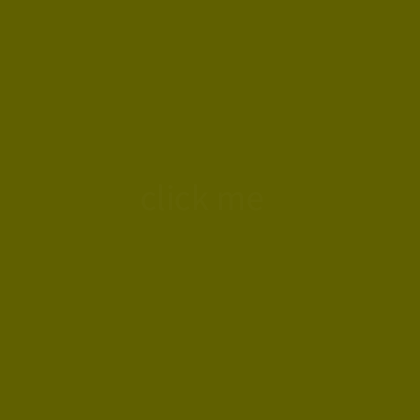
Frame 1 (no input)
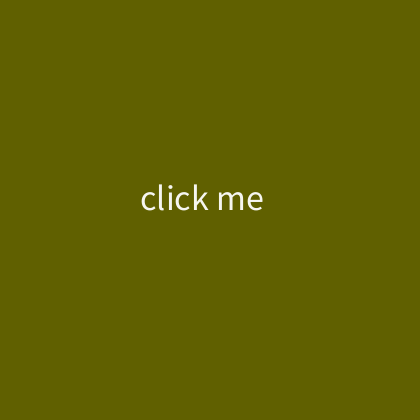
Frame 60 (the mouse pressed at the canvas centre just before this capture)
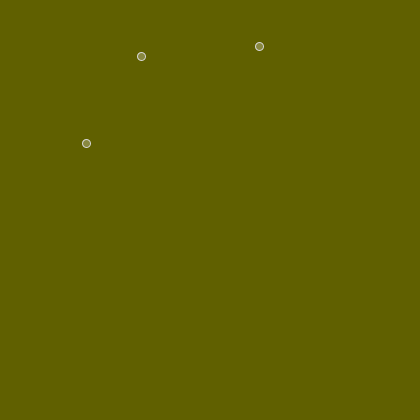
Frame 120 (the mouse held since frame 60 and released just before this capture)

The Processing sketch that drew these frames (run headless with seeded random() and noise(); from frame 60 on, the mouse is pressed at the canvas centre):

// Processing sketch: processing_125880
// ── processing_125880.pde

class Ball {
  float _x = 0, _y = 0;
  float _speed = 0;
  float _width = 8;
  float _waitCount = random(0, 256);

  int PHASE_READY = 0;
  int PHASE_BALL = 1;
  int PHASE_PIECES = 2;
  int _phase = PHASE_READY;
  ArrayList<Piece> _pieces = new ArrayList<Piece>();

  Ball(float x, float y) {
    _x = x; _y = y;
  }

  Ball display() {
    if (_phase == PHASE_READY) {
      // nothing to do

    } else if (_phase == PHASE_BALL) {
      // draw this ball
      fill(255, 64);
      stroke(216);
      ellipse(_x, _y, _width, _width);

    } else if (_phase == PHASE_PIECES) {
      // draw pieces of this
      for (int i = 0; i < _pieces.size(); i++) _pieces.get(i).display();
    }
    return this; // for method chaining
  }

  Ball update() {
    if (_phase == PHASE_READY) {
      // nothing to do during waiting
      if (_waitCount-- <= 0) _phase = PHASE_BALL;

    } else if (_phase == PHASE_BALL) {
      _y += _speed; // Add speed to location
      _speed += GRAVITY; // Add GRAVITY to speed

      // If this reaches the bottom, break into pieces
      if (_y > height) {
        _speed *= -0.95; // unnecessary maybe but remain
        // create pieces
        int numPieces = 8;//round(random(1, 6));
        for (int i = 0; i < numPieces; i++) _pieces.add(new Piece(_x, _y, _speed));
        _phase = PHASE_PIECES;
      }

    } else if (_phase == PHASE_PIECES) {
      // update pieces of this
      for (int i = 0; i < _pieces.size(); i++) _pieces.get(i).update();
    }
    return this; // for method chaining
  }

  // for sake of cleaning objects
  // not essential for sketch
  boolean alive() {
    if (_phase == PHASE_PIECES) {
      boolean piecesAlive = false;
      for (Piece piece : _pieces) {
        if (piece.alive()) piecesAlive = true;
      }
      return (piecesAlive);
    }
    return true;
  }
}
  
class Piece {
  float _x, _y;
  float WIDTH_INIT = random(width / 12, width / 8);
  float _width = WIDTH_INIT;
  float[] _color = {random(256), random(256), random(256)};
  PVector _velocity;
  float _rad = 0;

  int ALIVE_COUNT_INIT = 360;
  int _aliveCount = ALIVE_COUNT_INIT;
  boolean _alive = true;

  Piece(float x, float y, float speed) {
    _x = x; _y = y;
    int direction = (random(1) < 0.5 ? -1 : 1); // left or right
    _velocity = new PVector(direction * random(1.6), random(speed / 3));
  }

  Piece update() {
    if (!_alive) return this;

    if (_aliveCount-- <= 0) {
      // end of life
      _alive = false;

    } else {
      // move! mutate!
      _y += _velocity.y; _x += _velocity.x;
      _width  = _width / 1.01;
      _rad += 0.15;
    }
    return this; // for method chaining
  }
  Piece display() {
    if (!_alive) return this; // no display because of the end of life

    fill(_color[0], _color[1], _color[2]);
    stroke(255);
    // matrix system make easy to define a triangle and its rotation
    translate(_x, _y);
    rotate(_rad);//TWO_PI / (_aliveCount % TWO_PI));
    triangle(
      0, -_width
      , -_width * cos(HALF_PI / 3), _width * sin(HALF_PI / 3)
      , _width * cos(HALF_PI / 3), _width * sin(HALF_PI / 3)
      );
    resetMatrix();

    return this; // for method chaining
  }

  // for sake of cleaning objects
  // not essential for sketch
  boolean alive() {
    return _alive;
  }
}

float GRAVITY = 0.1; // Global GRAVITY variable
ArrayList<Ball> balls = new ArrayList<Ball>();
boolean running = false; // is the show going on?
int alphaText = 0; // effect for emerging text

void setup() { 
  size(420,420); 
  smooth();
} 

void draw() { 
  background(96, 96, 0);

  boolean alive = false;
  for (Ball ball : balls) {
    ball.display().update();
    if (ball.alive()) alive = true;
  }

  // the show closed
  if (!alive) {
    balls.clear();
    running = false;

    if (alphaText < 255) alphaText += 4;
    fill(255, alphaText);
    textSize(36);
    text("click me", width / 3, height / 2);
  }
}

void mousePressed(){
  if (running) return;

  // create members of the show
  int numBalls = 8;//round(random(8, 16));
  for (int i = 0; i < numBalls; i++) balls.add(new Ball(round(random(0, width)), 0));
  running = true;

  alphaText = 0; // initialize for next
}
